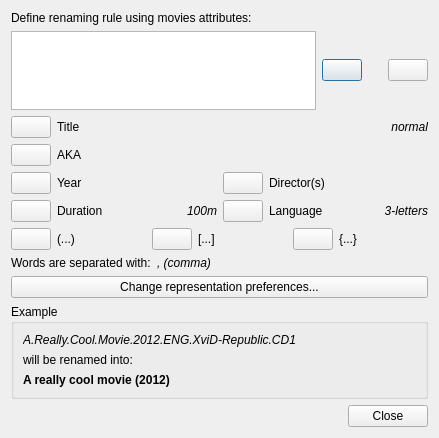
<?xml version="1.0" encoding="UTF-8"?>
<ui version="4.0">
 <class>Dialog</class>
 <widget class="QDialog" name="Dialog">
  <property name="geometry">
   <rect>
    <x>0</x>
    <y>0</y>
    <width>439</width>
    <height>438</height>
   </rect>
  </property>
  <property name="windowTitle">
   <string>Renaming rule</string>
  </property>
  <property name="windowIcon">
   <iconset>
    <normaloff>icons/tag.png</normaloff>icons/tag.png</iconset>
  </property>
  <layout class="QVBoxLayout" name="verticalLayout">
   <item>
    <widget class="QLabel" name="label_9">
     <property name="text">
      <string>Define renaming rule using movies attributes:</string>
     </property>
    </widget>
   </item>
   <item>
    <layout class="QHBoxLayout" name="horizontalLayout_3">
     <item>
      <widget class="QListWidget" name="list_renaming_rule">
       <property name="editTriggers">
        <set>QAbstractItemView::NoEditTriggers</set>
       </property>
       <property name="defaultDropAction">
        <enum>Qt::MoveAction</enum>
       </property>
       <property name="selectionMode">
        <enum>QAbstractItemView::ExtendedSelection</enum>
       </property>
       <property name="movement">
        <enum>QListView::Snap</enum>
       </property>
       <property name="flow">
        <enum>QListView::LeftToRight</enum>
       </property>
       <property name="spacing">
        <number>3</number>
       </property>
      </widget>
     </item>
     <item>
      <widget class="QPushButton" name="button_remove_rule">
       <property name="icon">
        <iconset>
         <normaloff>icons/minus.png</normaloff>icons/minus.png</iconset>
       </property>
       <property name="iconSize">
        <size>
         <width>24</width>
         <height>24</height>
        </size>
       </property>
      </widget>
     </item>
     <item>
      <spacer name="horizontalSpacer_3">
       <property name="orientation">
        <enum>Qt::Horizontal</enum>
       </property>
       <property name="sizeType">
        <enum>QSizePolicy::Fixed</enum>
       </property>
       <property name="sizeHint" stdset="0">
        <size>
         <width>20</width>
         <height>20</height>
        </size>
       </property>
      </spacer>
     </item>
     <item>
      <widget class="QPushButton" name="button_clean_rule">
       <property name="text">
        <string/>
       </property>
       <property name="icon">
        <iconset>
         <normaloff>icons/eraser.png</normaloff>icons/eraser.png</iconset>
       </property>
       <property name="iconSize">
        <size>
         <width>24</width>
         <height>24</height>
        </size>
       </property>
      </widget>
     </item>
    </layout>
   </item>
   <item>
    <layout class="QGridLayout" name="gridLayout">
     <item row="2" column="4">
      <widget class="QLabel" name="label_6">
       <property name="text">
        <string>Director(s)</string>
       </property>
      </widget>
     </item>
     <item row="3" column="2">
      <widget class="QLabel" name="label_15">
       <property name="font">
        <font>
         <italic>true</italic>
        </font>
       </property>
       <property name="text">
        <string>100m</string>
       </property>
       <property name="alignment">
        <set>Qt::AlignRight|Qt::AlignTrailing|Qt::AlignVCenter</set>
       </property>
      </widget>
     </item>
     <item row="3" column="4">
      <widget class="QLabel" name="label_4">
       <property name="text">
        <string>Language</string>
       </property>
      </widget>
     </item>
     <item row="3" column="1">
      <widget class="QLabel" name="label_7">
       <property name="text">
        <string>Duration</string>
       </property>
      </widget>
     </item>
     <item row="1" column="0">
      <widget class="QPushButton" name="button_add_aka">
       <property name="sizePolicy">
        <sizepolicy hsizetype="Fixed" vsizetype="Fixed">
         <horstretch>0</horstretch>
         <verstretch>0</verstretch>
        </sizepolicy>
       </property>
       <property name="icon">
        <iconset>
         <normaloff>icons/plus.png</normaloff>icons/plus.png</iconset>
       </property>
      </widget>
     </item>
     <item row="2" column="0">
      <widget class="QPushButton" name="button_add_year">
       <property name="sizePolicy">
        <sizepolicy hsizetype="Fixed" vsizetype="Fixed">
         <horstretch>0</horstretch>
         <verstretch>0</verstretch>
        </sizepolicy>
       </property>
       <property name="icon">
        <iconset>
         <normaloff>icons/plus.png</normaloff>icons/plus.png</iconset>
       </property>
      </widget>
     </item>
     <item row="3" column="3">
      <widget class="QPushButton" name="button_add_language">
       <property name="sizePolicy">
        <sizepolicy hsizetype="Fixed" vsizetype="Fixed">
         <horstretch>0</horstretch>
         <verstretch>0</verstretch>
        </sizepolicy>
       </property>
       <property name="icon">
        <iconset>
         <normaloff>icons/plus.png</normaloff>icons/plus.png</iconset>
       </property>
      </widget>
     </item>
     <item row="2" column="3">
      <widget class="QPushButton" name="button_add_director">
       <property name="sizePolicy">
        <sizepolicy hsizetype="Fixed" vsizetype="Fixed">
         <horstretch>0</horstretch>
         <verstretch>0</verstretch>
        </sizepolicy>
       </property>
       <property name="icon">
        <iconset>
         <normaloff>icons/plus.png</normaloff>icons/plus.png</iconset>
       </property>
      </widget>
     </item>
     <item row="0" column="0">
      <widget class="QPushButton" name="button_add_title">
       <property name="sizePolicy">
        <sizepolicy hsizetype="Fixed" vsizetype="Fixed">
         <horstretch>0</horstretch>
         <verstretch>0</verstretch>
        </sizepolicy>
       </property>
       <property name="icon">
        <iconset>
         <normaloff>icons/plus.png</normaloff>icons/plus.png</iconset>
       </property>
      </widget>
     </item>
     <item row="2" column="1">
      <widget class="QLabel" name="label_5">
       <property name="text">
        <string>Year</string>
       </property>
      </widget>
     </item>
     <item row="3" column="0">
      <widget class="QPushButton" name="button_add_duration">
       <property name="sizePolicy">
        <sizepolicy hsizetype="Fixed" vsizetype="Fixed">
         <horstretch>0</horstretch>
         <verstretch>0</verstretch>
        </sizepolicy>
       </property>
       <property name="icon">
        <iconset>
         <normaloff>icons/plus.png</normaloff>icons/plus.png</iconset>
       </property>
      </widget>
     </item>
     <item row="3" column="5">
      <widget class="QLabel" name="label_12">
       <property name="font">
        <font>
         <italic>true</italic>
        </font>
       </property>
       <property name="text">
        <string>3-letters</string>
       </property>
       <property name="alignment">
        <set>Qt::AlignRight|Qt::AlignTrailing|Qt::AlignVCenter</set>
       </property>
      </widget>
     </item>
     <item row="0" column="5">
      <widget class="QLabel" name="label_2">
       <property name="font">
        <font>
         <italic>true</italic>
        </font>
       </property>
       <property name="text">
        <string>normal</string>
       </property>
       <property name="alignment">
        <set>Qt::AlignRight|Qt::AlignTrailing|Qt::AlignVCenter</set>
       </property>
      </widget>
     </item>
     <item row="0" column="1" colspan="4">
      <widget class="QLabel" name="label">
       <property name="text">
        <string>Title</string>
       </property>
      </widget>
     </item>
     <item row="1" column="1" colspan="4">
      <widget class="QLabel" name="label_3">
       <property name="text">
        <string>AKA</string>
       </property>
      </widget>
     </item>
    </layout>
   </item>
   <item>
    <layout class="QGridLayout" name="gridLayout_2">
     <item row="0" column="4">
      <widget class="QPushButton" name="button_add_curly_brackets">
       <property name="sizePolicy">
        <sizepolicy hsizetype="Fixed" vsizetype="Fixed">
         <horstretch>0</horstretch>
         <verstretch>0</verstretch>
        </sizepolicy>
       </property>
       <property name="icon">
        <iconset>
         <normaloff>icons/plus.png</normaloff>icons/plus.png</iconset>
       </property>
      </widget>
     </item>
     <item row="0" column="2">
      <widget class="QPushButton" name="button_add_square_brackets">
       <property name="sizePolicy">
        <sizepolicy hsizetype="Fixed" vsizetype="Fixed">
         <horstretch>0</horstretch>
         <verstretch>0</verstretch>
        </sizepolicy>
       </property>
       <property name="icon">
        <iconset>
         <normaloff>icons/plus.png</normaloff>icons/plus.png</iconset>
       </property>
      </widget>
     </item>
     <item row="0" column="0">
      <widget class="QPushButton" name="button_add_round_brackets">
       <property name="sizePolicy">
        <sizepolicy hsizetype="Fixed" vsizetype="Fixed">
         <horstretch>0</horstretch>
         <verstretch>0</verstretch>
        </sizepolicy>
       </property>
       <property name="icon">
        <iconset>
         <normaloff>icons/plus.png</normaloff>icons/plus.png</iconset>
       </property>
      </widget>
     </item>
     <item row="0" column="1">
      <widget class="QLabel" name="label_16">
       <property name="text">
        <string>(...)</string>
       </property>
      </widget>
     </item>
     <item row="0" column="3">
      <widget class="QLabel" name="label_17">
       <property name="text">
        <string>[...]</string>
       </property>
      </widget>
     </item>
     <item row="0" column="5">
      <widget class="QLabel" name="label_19">
       <property name="text">
        <string>{...}</string>
       </property>
      </widget>
     </item>
    </layout>
   </item>
   <item>
    <layout class="QHBoxLayout" name="horizontalLayout_2">
     <item>
      <widget class="QLabel" name="label_8">
       <property name="text">
        <string>Words are separated with:</string>
       </property>
      </widget>
     </item>
     <item>
      <widget class="QLabel" name="label_10">
       <property name="sizePolicy">
        <sizepolicy hsizetype="Expanding" vsizetype="Preferred">
         <horstretch>0</horstretch>
         <verstretch>0</verstretch>
        </sizepolicy>
       </property>
       <property name="font">
        <font>
         <italic>true</italic>
        </font>
       </property>
       <property name="text">
        <string>, (comma)</string>
       </property>
      </widget>
     </item>
    </layout>
   </item>
   <item>
    <widget class="QPushButton" name="pushButton_2">
     <property name="text">
      <string>Change representation preferences...</string>
     </property>
     <property name="icon">
      <iconset>
       <normaloff>icons/wrench-screwdriver.png</normaloff>icons/wrench-screwdriver.png</iconset>
     </property>
    </widget>
   </item>
   <item>
    <widget class="QGroupBox" name="groupBox">
     <property name="title">
      <string>Example</string>
     </property>
     <layout class="QVBoxLayout" name="verticalLayout_2">
      <item>
       <widget class="QLabel" name="label_14">
        <property name="font">
         <font>
          <italic>true</italic>
         </font>
        </property>
        <property name="text">
         <string>A.Really.Cool.Movie.2012.ENG.XviD-Republic.CD1</string>
        </property>
       </widget>
      </item>
      <item>
       <widget class="QLabel" name="label_13">
        <property name="text">
         <string>will be renamed into:</string>
        </property>
       </widget>
      </item>
      <item>
       <widget class="QLabel" name="label_example_movie_name">
        <property name="font">
         <font>
          <weight>75</weight>
          <bold>true</bold>
         </font>
        </property>
        <property name="text">
         <string>A really cool movie (2012)</string>
        </property>
       </widget>
      </item>
     </layout>
    </widget>
   </item>
   <item>
    <layout class="QHBoxLayout" name="horizontalLayout">
     <item>
      <spacer name="horizontalSpacer">
       <property name="orientation">
        <enum>Qt::Horizontal</enum>
       </property>
       <property name="sizeHint" stdset="0">
        <size>
         <width>40</width>
         <height>20</height>
        </size>
       </property>
      </spacer>
     </item>
     <item>
      <widget class="QPushButton" name="pushButton">
       <property name="text">
        <string>Close</string>
       </property>
      </widget>
     </item>
    </layout>
   </item>
  </layout>
 </widget>
 <resources/>
 <connections>
  <connection>
   <sender>pushButton</sender>
   <signal>clicked()</signal>
   <receiver>Dialog</receiver>
   <slot>accept()</slot>
   <hints>
    <hint type="sourcelabel">
     <x>423</x>
     <y>334</y>
    </hint>
    <hint type="destinationlabel">
     <x>332</x>
     <y>334</y>
    </hint>
   </hints>
  </connection>
 </connections>
</ui>
